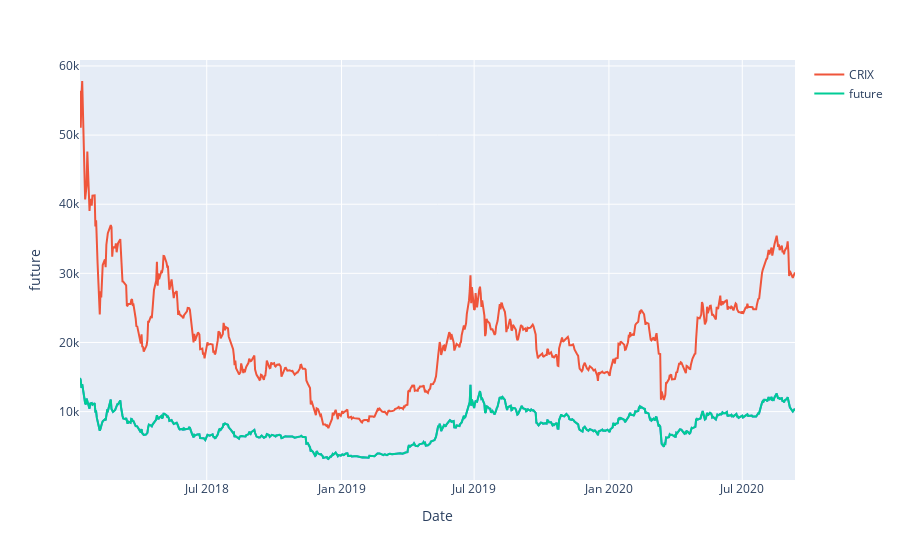

Here is the notebook cell this chart was saved with:
### Code cell
df = pd.DataFrame({'CRIX':CRIX_price,
                   'future':future_price, 
                   'Date':list(CRIX.index.strftime('%Y-%m-%d'))})

fig = px.line(df.iloc[1:,:], x= 'Date', y='future')
fig.add_scatter(x= df.iloc[1:,-1], y=df.iloc[1:,0], name='CRIX')
fig.add_scatter(x= df.iloc[1:,-1], y=df.iloc[1:,1], name='future')

# px.line(df.iloc[1:,:], x='Date', y='future')

### Figure 1 — Plotly figure (JSON) as saved in the notebook; plotly's stock layout.template omitted (floating-point values rounded to 4 significant figures; data arrays with more than 128 entries replaced by an {"elided": "..."} marker saying what was removed)
{"data": [{"hoverlabel": {"namelength": 0}, "hovertemplate": "Date=%{x}<br>future=%{y}", "legendgroup": "", "line": {"color": "#636efa", "dash": "solid"}, "mode": "lines", "name": "", "showlegend": false, "type": "scatter", "x": {"elided": "674 str values"}, "xaxis": "x", "y": {"elided": "674 int values"}, "yaxis": "y"}, {"name": "CRIX", "type": "scatter", "x": {"elided": "674 str values"}, "y": {"elided": "674 float values"}}, {"name": "future", "type": "scatter", "x": {"elided": "674 str values"}, "y": {"elided": "674 int values"}}], "layout": {"legend": {"tracegroupgap": 0}, "margin": {"t": 60}, "xaxis": {"anchor": "y", "domain": [0, 1], "title": {"text": "Date"}}, "yaxis": {"anchor": "x", "domain": [0, 1], "title": {"text": "future"}}}}
